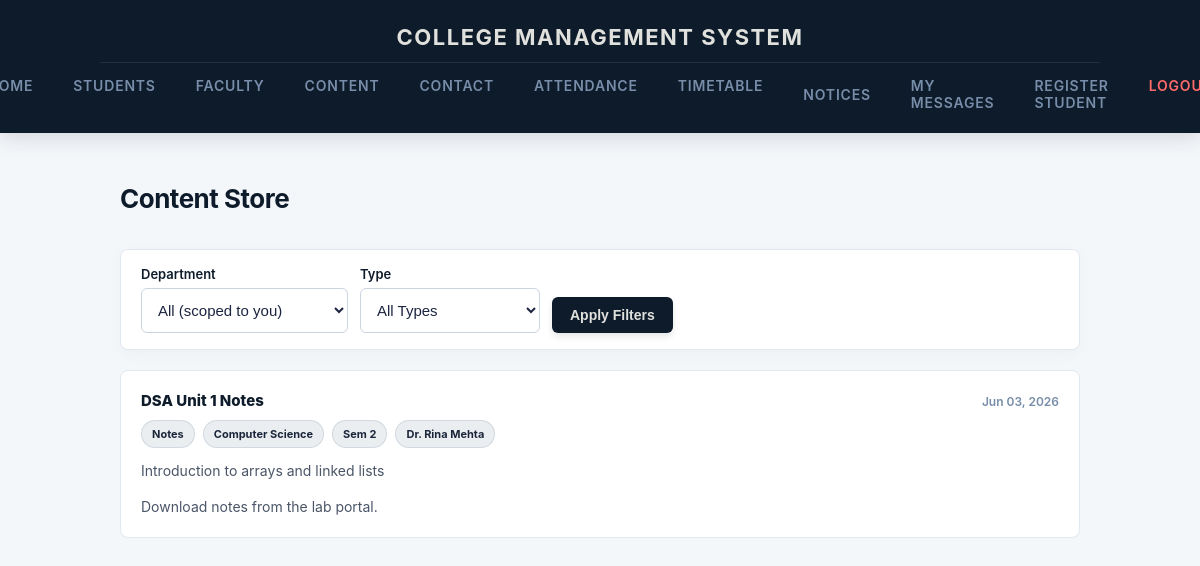
The app's page /content/ (signed in) with its own data.
### cms/models.py (models this page shows, shortened)
class ContentStore(models.Model):
    TYPE_NOTES = 'notes'
    TYPE_SYLLABUS = 'syllabus'
    TYPE_RESOURCE = 'resource'
    TYPE_ANNOUNCEMENT = 'announcement'
    TYPE_CHOICES = [
        (TYPE_NOTES, 'Notes'),
        (TYPE_SYLLABUS, 'Syllabus'),
        (TYPE_RESOURCE, 'Resource'),
        (TYPE_ANNOUNCEMENT, 'Announcement'),
    ]
    title = models.CharField(max_length=200)
    description = models.TextField(blank=True, default='')
    content_type = models.CharField(max_length=20, choices=TYPE_CHOICES, default=TYPE_RESOURCE)
    body = models.TextField(blank=True, default='')
    external_url = models.URLField(blank=True, default='')
    department = models.ForeignKey(
        Department, on_delete=models.CASCADE, null=True, blank=True, related_name='content_items'
    )
    faculty = models.ForeignKey(
        Faculty, on_delete=models.SET_NULL, null=True, blank=True, related_name='content_items'
    )
    semester = models.CharField(max_length=20, blank=True, default='')
    created_at = models.DateTimeField(auto_now_add=True)
    class Meta:
        ordering = ['-created_at']

class Department(models.Model):
    name = models.CharField(max_length=100)

class Faculty(models.Model):
    employee_id = models.CharField(max_length=50, unique=True)
    name = models.CharField(max_length=100)
    email = models.EmailField()
    phone = models.CharField(max_length=20, blank=True, default='')
    designation = models.CharField(max_length=100)
    department = models.ForeignKey(Department, on_delete=models.CASCADE, related_name='faculty')
    password = models.CharField(max_length=128)
    is_active = models.BooleanField(default=True)
    class Meta:
        verbose_name_plural = 'Faculty'
        ordering = ['name']

### cms/views.py (the view)
# urls.py: path("content/", content_list, name="content_list"),
@student_login_required
def content_list(request):
    student = _get_logged_in_student(request)
    if student is None:
        return redirect('login')
    dept_id = request.GET.get('department') or ''
    content_type = request.GET.get('type') or ''
    qs = _content_for_student(student, dept_id if dept_id else None)
    if content_type:
        qs = qs.filter(content_type=content_type)
    departments = Department.objects.all()
    return render(request, 'content_list.html', {
        'student': student,
        'content_items': qs,
        'departments': departments,
        'selected_department': dept_id,
        'selected_type': content_type,
        'type_choices': ContentStore.TYPE_CHOICES,
    })

### admin_dashboard/context_processors.py (called while the page is built)
def sidebar_links(request):
    return {
        'admin_nav':
            [
                {'name': 'Dashboard', 'url': 'staff_dashboard', 'icon': '📊'},
                {'name': 'Students', 'url': 'staff_students', 'icon': '🎓'},
                {'name': 'Faculty', 'url': 'staff_faculty', 'icon': '💼'},
                {'name': 'Attendance', 'url': 'staff_attendance', 'icon': '✅'},
                {'name': 'Messages', 'url': 'staff_messages', 'icon': '✉️'},
            ]
    }

### cms/context_processors.py (called while the page is built)
def student_nav_context(request):
    student_id = request.session.get('student_id')
    if not student_id:
        return {}
    from .models import Student
    try:
        student = Student.objects.select_related('department').get(id=student_id)
    except Student.DoesNotExist:
        return {}
    notices_qs = Notice.objects.filter(
        Q(department__isnull=True) | Q(department=student.department),
        Q(semester='') | Q(semester=student.semester),
    )
    unread_notice_count = notices_qs.exclude(reads__student=student).count()
    return {
        'nav_student': student,
        'unread_notice_count': unread_notice_count,
    }

### cms/views.py (called while the page is built)
def _get_logged_in_student(request):
    student_id = request.session.get('student_id')
    try:
        return Student.objects.select_related('department').get(id=student_id)
    except Student.DoesNotExist:
        request.session.flush()
        return None

def _apply_department_filter(qs, dept_id, field_name='department_id'):
    if dept_id:
        return qs.filter(**{field_name: dept_id})
    return qs

def _content_for_student(student, dept_id=None):
    qs = ContentStore.objects.select_related('department', 'faculty').filter(
        Q(department__isnull=True) | Q(department=student.department),
        Q(semester='') | Q(semester=student.semester),
    )
    return _apply_department_filter(qs, dept_id)

def student_login_required(view_func):
    @wraps(view_func)
    def _wrapped_view(request, *args, **kwargs):
        if 'student_id' not in request.session:
            return redirect('login')
        return view_func(request, *args, **kwargs)
    return _wrapped_view

### cms/templates/content_list.html (shortened to what this page needs)
{% extends 'index.html' %}
{% block main_content %}
<div class="cms-module-header">
    <h1>Content Store</h1>
</div>
<form method="get" class="cms-filter-bar cms-filter-bar-multi">
    <div class="cms-filter-field">
        <label for="department">Department</label>
        <select name="department" id="department" class="cms-form-select cms-filter-select">
            <option value="">All (scoped to you)</option>
        </select>
    </div>
    <div class="cms-filter-field">
        <label for="type">Type</label>
        <select name="type" id="type" class="cms-form-select cms-filter-select">
            <option value="">All Types</option>
        </select>
    </div>
    <button type="submit" class="cms-btn-primary cms-filter-submit">Apply Filters</button>
</form>
{% if content_items %}
<div class="cms-notices-page">
    {% for item in content_items %}
    <div class="cms-notice-card cms-notice-card-full">
        <div class="cms-notice-top">
            <div class="cms-notice-title">{{ item.title }}</div>
            <div class="cms-notice-date">{{ item.created_at|date:"M d, Y" }}</div>
        </div>
        <div class="cms-notice-meta">
            <span class="cms-notice-chip">{{ item.get_content_type_display }}</span>
            {% if item.department %}<span class="cms-notice-chip">{{ item.department.name }}</span>{% endif %}
            {% if item.semester %}<span class="cms-notice-chip">Sem {{ item.semester }}</span>{% endif %}
            {% if item.faculty %}<span class="cms-notice-chip">{{ item.faculty.name }}</span>{% endif %}
        </div>
        {% if item.description %}
        <div class="cms-notice-body">{{ item.description }}</div>
        {% endif %}
        {% if item.body %}
        <div class="cms-notice-body cms-notice-body-full">{{ item.body|linebreaksbr }}</div>
        {% endif %}
    </div>
    {% endfor %}
</div>
{% else %}
<p class="cms-alert-info">No content available for your filters yet.</p>
{% endif %}
{% endblock %}

### static/css/style.css (style rules this page uses)
:root { --eclipse-deep: #0D1B2A; --eclipse-navy: #1B263B; --eclipse-steel: #415A77; --eclipse-light: #778DA9; --eclipse-glow: #E0E1DD; --canvas-bg: #F4F7FA; --text-primary: #1C2541; }
body { font-family: -apple-system, BlinkMacSystemFont, "Segoe UI", Roboto, Helvetica, Arial, sans-serif; background-color: var(--canvas-bg); color: var(--text-primary); margin: 0; padding: 0; -webkit-font-smoothing: antialiased; }
.cms-module-header { display: flex; justify-content: space-between; align-items: center; margin-bottom: 35px; }
.cms-module-header h1 { color: var(--eclipse-deep); margin: 0; font-size: 26px; font-weight: 700; letter-spacing: -0.5px; }
.cms-btn-primary { background-color: var(--eclipse-deep); color: var(--eclipse-glow); text-decoration: none; padding: 12px 24px; border-radius: 6px; font-weight: 600; font-size: 14px; border: none; cursor: pointer; display: inline-block; box-shadow: 0 4px 6px rgba(13, 27, 42, 0.1); transition: all 0.2s cubic-bezier(0.4, 0, 0.2, 1); }
.cms-form-input, .cms-form-select { width: 100%; padding: 12px; border: 1px solid #CBD5E0; border-radius: 6px; box-sizing: border-box; font-size: 15px; background-color: #ffffff; color: var(--text-primary); transition: all 0.2s ease; }
.cms-notice-card { border: 1px solid #E2E8F0; border-radius: 8px; padding: 16px; background: #ffffff; transition: background-color 0.15s ease, border-color 0.15s ease; }
.cms-notice-top { display: flex; justify-content: space-between; align-items: baseline; gap: 16px; }
.cms-notice-title { font-weight: 800; color: var(--eclipse-deep); font-size: 15px; }
.cms-notice-date { color: var(--eclipse-light); font-size: 12px; font-weight: 600; white-space: nowrap; }
.cms-notice-meta { margin-top: 10px; display: flex; flex-wrap: wrap; gap: 8px; }
.cms-notice-chip { background-color: rgba(65, 90, 119, 0.1); color: var(--eclipse-navy); padding: 6px 10px; border-radius: 999px; font-size: 11px; font-weight: 700; border: 1px solid rgba(65, 90, 119, 0.15); }
.cms-notice-body { margin-top: 12px; color: #4A5568; font-size: 14px; line-height: 1.55; }
.cms-notices-page { display: grid; grid-template-columns: 1fr; gap: 16px; }
.cms-notice-card-full { padding: 20px; }
.cms-notice-body-full { margin-top: 14px; }
.cms-filter-bar { display: flex; align-items: center; gap: 12px; margin-bottom: 20px; padding: 16px 20px; background: #ffffff; border: 1px solid #E2E8F0; border-radius: 8px; box-shadow: 0 4px 15px rgba(0, 0, 0, 0.03); }
.cms-filter-bar-multi { flex-wrap: wrap; }
.cms-filter-field { display: flex; flex-direction: column; gap: 6px; min-width: 180px; }
.cms-filter-bar label, .cms-filter-field label { font-weight: 600; font-size: 13px; color: var(--eclipse-deep); }
.cms-filter-select { max-width: 280px; }
.cms-filter-submit { align-self: flex-end; padding: 10px 18px; }

### records on screen
ContentStore: title "DSA Unit 1 Notes", created_at "Jun 03, 2026", content_type "Notes", department.name "Computer Science", semester "2", faculty.name "Dr. Rina Mehta", description "Introduction to arrays and linked lists", body "Download notes from the lab portal."
